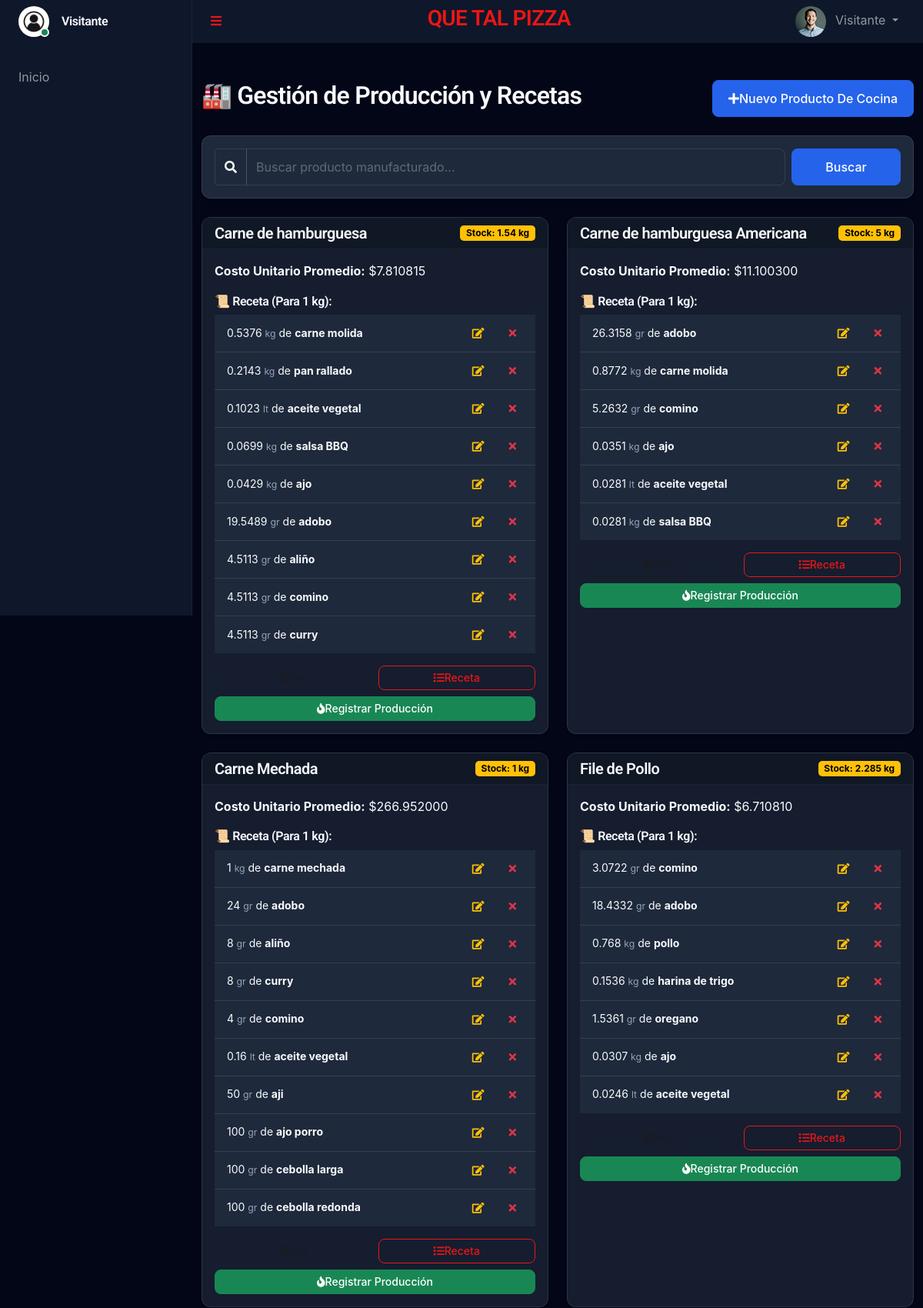
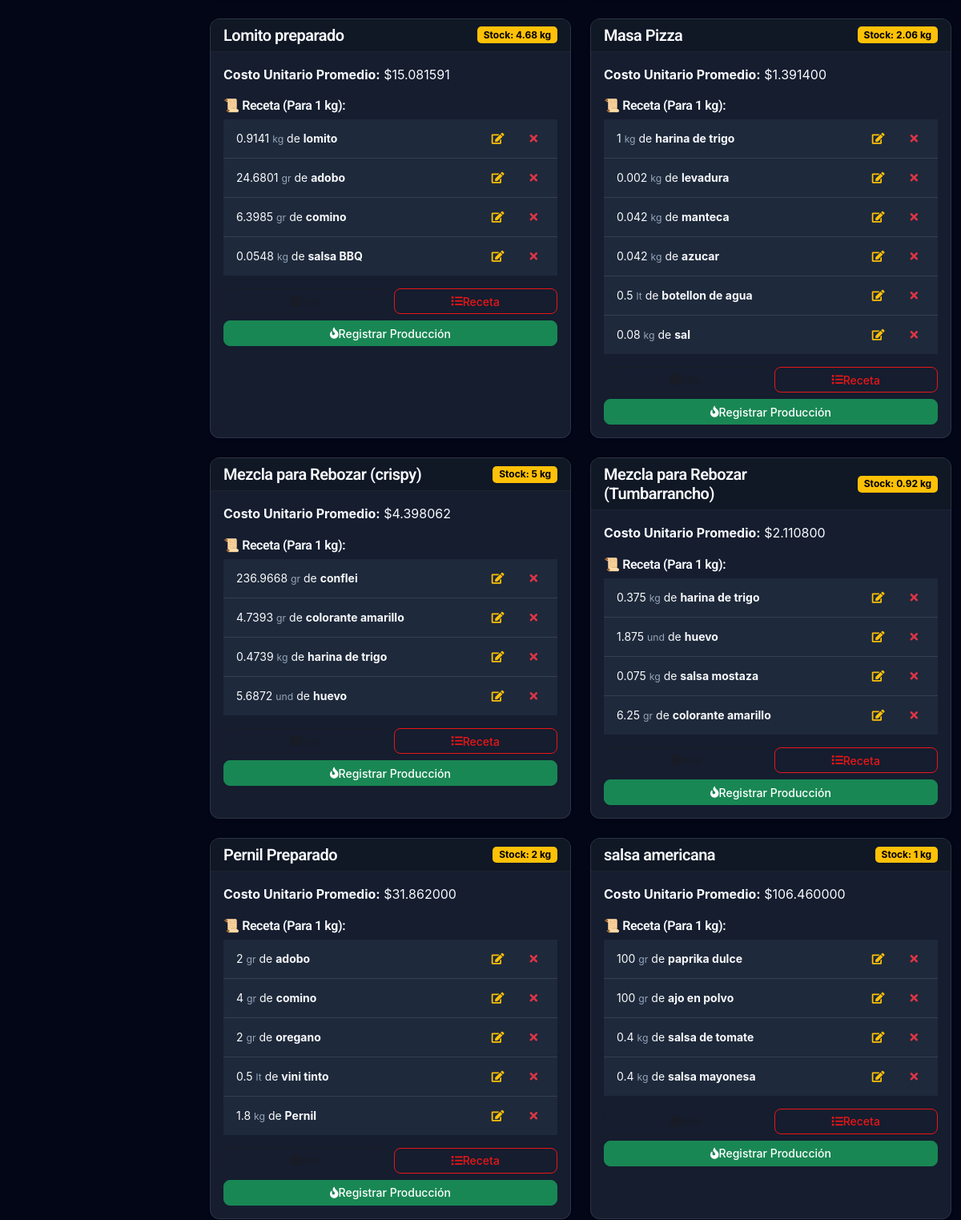
/admin/manufactura.php (upper part), run on an earlier commit of the app's database (2 pictures, top to bottom).
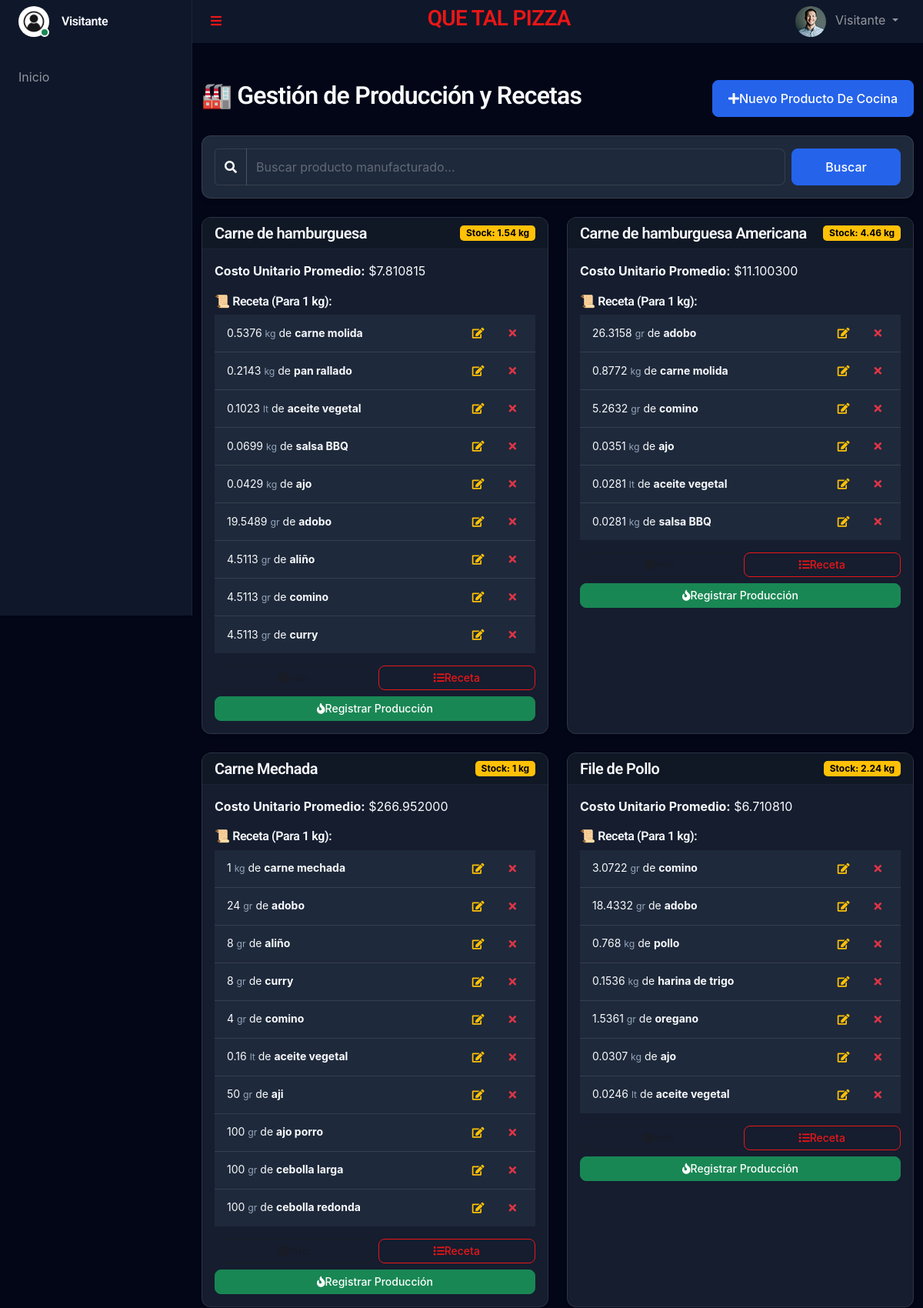
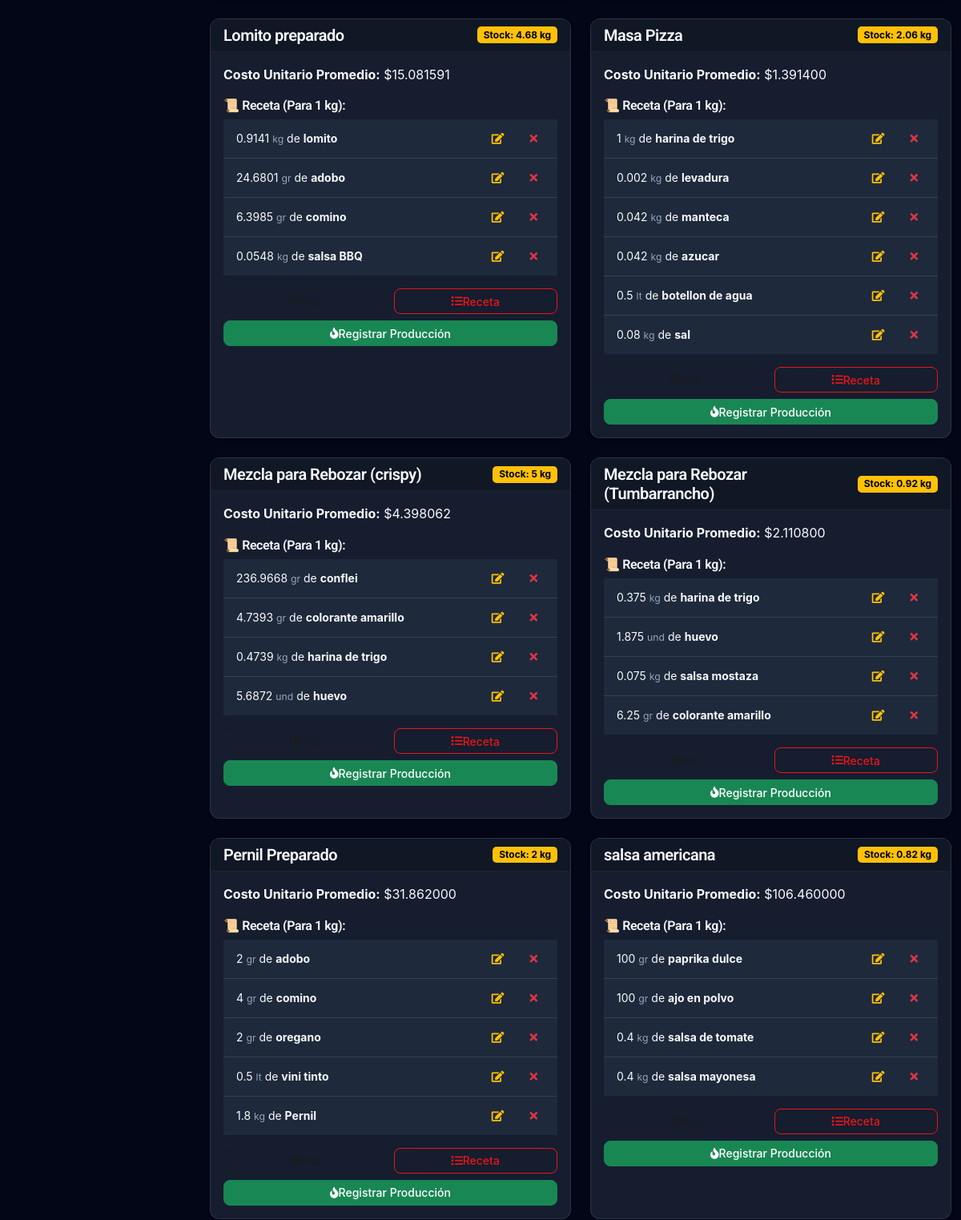
And on a later commit of the database (2 pictures, top to bottom).
### tables this page shows
CREATE TABLE `manufactured_products` (
  `id` int(11) NOT NULL,
  `name` varchar(100) NOT NULL,
  `unit` varchar(20) NOT NULL DEFAULT 'und',
  `stock` decimal(20,6) DEFAULT 0.000000,
  `unit_cost_average` decimal(20,6) DEFAULT 0.000000,
  `last_production_date` datetime DEFAULT NULL,
  `min_stock` decimal(20,6) DEFAULT 0.000000,
  `short_code` varchar(50) DEFAULT NULL
);

### templates/autoload.php (called while the page is built, shortened)
<?php
require_once __DIR__ . '/../funciones/UserManager.php';
require_once __DIR__ . '/../funciones/ProductionManager.php';
$productionManager = new ProductionManager($db);

### funciones/ProductionManager.php (called while the page is built, shortened)
<?php
class ProductionManager
{
    private $db;
    public function __construct($db)
    {
        $this->db = $db;
    }
    public function searchManufacturedProducts($query = '')
    {
        $sql = "SELECT * FROM manufactured_products";
        $params = [];
        $sql .= " ORDER BY name ASC";
        $stmt = $this->db->prepare($sql);
        $stmt->execute($params);
        return $stmt->fetchAll(PDO::FETCH_ASSOC);
    }
    public function getRecipe($manufacturedId)
    {
        $sql = "SELECT pr.*, rm.name as material_name, rm.unit as material_unit
                FROM production_recipes pr
                JOIN raw_materials rm ON pr.raw_material_id = rm.id
                WHERE pr.manufactured_product_id = ?";
        $stmt = $this->db->prepare($sql);
        $stmt->execute([$manufacturedId]);
        return $stmt->fetchAll(PDO::FETCH_ASSOC);
    }
}
?>

### admin/manufactura.php (the view, shortened to what the changed rows need)
<?php
require_once '../templates/autoload.php';
$search = $_GET['search'] ?? '';
$products = $productionManager->searchManufacturedProducts($search);
require_once '../templates/header.php';
?>
<div class="container mt-5">
    <div class="d-flex justify-content-between align-items-center mb-4">
        <h2>🏭 Gestión de Producción y Recetas</h2>
    </div>
    <div class="row">
        <?php foreach ($products as $p):
            $recipe = $productionManager->getRecipe($p['id']);
            ?>
            <div class="col-md-6 mb-4">
                <div class="card shadow-sm h-100">
                    <div class="card-header bg-dark text-white d-flex justify-content-between align-items-center">
                        <h5 class="m-0"><?= htmlspecialchars($p['name']) ?></h5>
                        <?php
                        $isLow = $p['stock'] <= ($p['min_stock'] ?? 0);
                        $stockBadgeClass = $isLow ? 'bg-danger' : 'bg-warning text-dark';
                        ?>
                        <span class="badge <?= $stockBadgeClass ?>">Stock: <?= floatval($p['stock']) ?>
                            <?= $p['unit'] ?></span>
                    </div>
                    <div class="card-body">
                        <div class="mb-3">
                            <strong>Costo Unitario Promedio:</strong> $<?= number_format($p['unit_cost_average'], 6) ?>
                        </div>
                        <h6>📜 Receta (Para 1 <?= $p['unit'] ?>):</h6>
                        <?php if (empty($recipe)): ?>
                            <p class="text-danger small">No hay receta definida.</p>
                        <?php else: ?>
                            <ul class="list-group list-group-flush mb-3 small">
                                <?php foreach ($recipe as $r): ?>
                                    <li class="list-group-item d-flex justify-content-between align-items-center px-3">
                                        <span><?= floatval($r['quantity_required']) ?> <small
                                                class="text-muted"><?= $r['material_unit'] ?></small> de
                                            <strong><?= $r['material_name'] ?></strong></span>
                                        <div class="btn-group">
                                            <button type="button" class="btn btn-sm text-warning hover-scale me-1"
                                                onclick="openEditRecipeModal(<?= $r['id'] ?>, '<?= addslashes($r['material_name']) ?>', <?= floatval($r['quantity_required']) ?>)"
                                                title="Editar Cantidad">
                                                <i class="fa fa-edit"></i>
                                            </button>
                                            <form method="POST" style="display:inline;"
                                                onsubmit="return confirm('¿Quitar ingrediente?')">
                                                <button type="submit" class="btn btn-sm text-danger hover-scale" title="Eliminar"><i
                                                        class="fa fa-times"></i></button>
                                            </form>
                                        </div>
                                    </li>
                                <?php endforeach; ?>
                            </ul>
                        <?php endif; ?>
                        <div class="d-grid gap-2">
                            <div class="row g-2">
                                <div class="col-6">
                                    <button class="btn btn-outline-secondary btn-sm w-100"
                                        onclick="openEditInfoModal(<?= $p['id'] ?>, '<?= htmlspecialchars($p['name']) ?>', '<?= $p['unit'] ?>', <?= floatval($p['min_stock']) ?>)">
                                        <i class="fa fa-info-circle"></i> Info
                                    </button>
                                </div>
                                <div class="col-6">
                                    <button class="btn btn-outline-primary btn-sm w-100"
                                        onclick="openRecipeModal(<?= $p['id'] ?>, '<?= $p['name'] ?>', '<?= $p['unit'] ?>')">
                                        <i class="fa fa-list"></i> Receta
                                    </button>
                                </div>
                            </div>
                            <button class="btn btn-success btn-sm"
                                onclick="openProduceModal(<?= $p['id'] ?>, '<?= $p['name'] ?>', '<?= $p['unit'] ?>')"
                                <?= empty($recipe) ? 'disabled' : '' ?>>
                                <i class="fa fa-fire"></i> Registrar Producción
                            </button>
                        </div>
                    </div>
                </div>
            </div>
        <?php endforeach; ?>
    </div>
</div>
<?php require_once '../templates/footer.php'; ?>

What changed in the data, as far as the page shows it:
changed manufactured_products "Carne de hamburguesa Americana": stock "5" → "4.46"
changed manufactured_products "File de Pollo": stock "2.285" → "2.24"
changed manufactured_products "salsa americana": stock "1" → "0.82"
